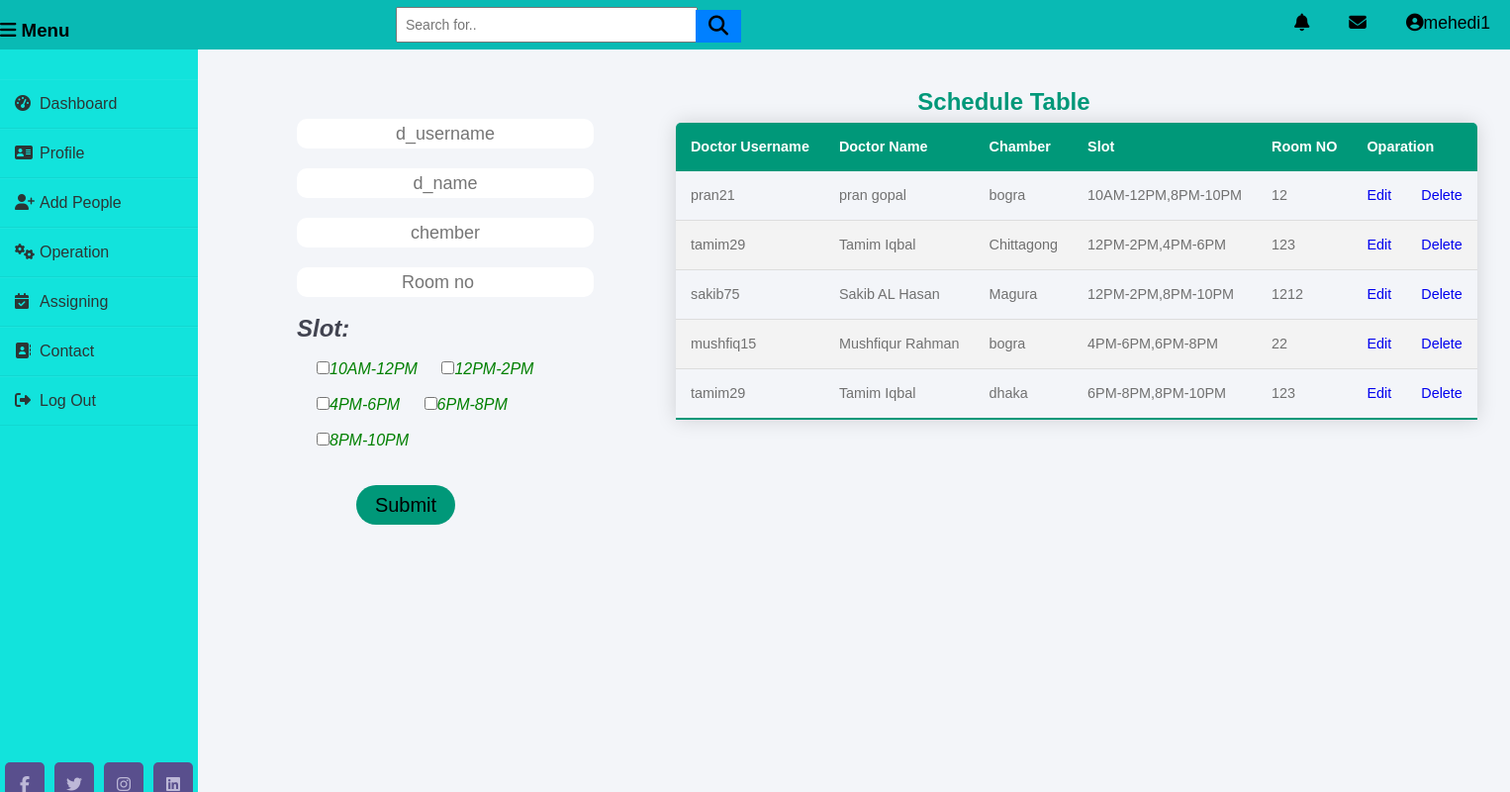
The app's page /all_portal/admin/schedule.php (signed in) with its own data.
### tables this page shows
CREATE TABLE `schedule` (
  `d_username` varchar(100) NOT NULL,
  `d_name` varchar(50) NOT NULL,
  `chember` varchar(500) NOT NULL,
  `slot` varchar(100) NOT NULL,
  `room` int(100) NOT NULL
);

### control/db.php (called while the page is built, shortened)
<?php
	class db{
function All($conn,$table){
	 		$result = $conn->query("SELECT * FROM ". $table." ");
		 	return $result;
	 	}
	}
?>

### all_portal/admin/schedule.php (the view, shortened to what this page needs)
<?php
    include('../../control/db.php');
?>
<?php
    $connection = new db();
    $conobj=$connection->OpenCon();
    $userQuery = "";
    if(isset($_POST['search'])){
        $searchFor =$_POST['searchText'];
        $userQuery=$connection->Search($conobj,"schedule",$searchFor);
    }
    else{
            $userQuery=$connection->All($conobj,"schedule");
        }
    if($userQuery->num_rows > 0){
?>
<?php
$d_username = $_GET["u_name"];
            $d_name =$_GET["nm"];
?>
<!DOCTYPE html>
<head>
    <link rel="stylesheet" href="styles.css">
    <link rel="stylesheet" href="table-style.css">
    <link rel="stylesheet" href="dashboard.css">
</head>
<body>
    <form action="" method="post" action="scheduleControl.php">
    <div class="wrapper">
        <div class="sidebar">
            <ul>
                <li><a href="admin_index.php"><i class="fas fa-tachometer-alt"></i>Dashboard</a></li>
                <li><a href="profile.php?profile"><i class="fas fa-address-card"></i>Profile</a></li>
                <li><a href=""><i class="fas fa-user-plus"></i>Add People</a>
                </li>
                <li><a href="#"><i class="fas fa-cogs"></i>Operation</a>
                </li>
                <li><a href="#"><i class="fas fa-calendar-check"></i>Assigning</a>
                </li>
                <li><a href="#"><i class="fas fa-address-book"></i>Contact</a></li>
                <li><a href="../../control/logout.php"><i class="fas fa-sign-out-alt"></i>Log Out</a></li>
            </ul>
            <div class="social_media">
                <a href="https://web.facebook.com/?_rdc=1&_rdr"><i class="fab fa-facebook-f"></i></a>
                <a href="https://twitter.com/explore"><i class="fab fa-twitter"></i></a>
                <a href="https://www.instagram.com/?hl=bn"><i class="fab fa-instagram"></i></a>
                <a href="https://bd.linkedin.com/"><i class="fab fa-linkedin"></i></a>
            </div>
        </div>
        <div class="main_content">
		<div id="schedule">
		<form name="myform" method="POST" onsubmit="return form_validation()" action="" >
           <input type="text" name="d_username" id="d_username" value="<?php echo $d_username; ?>" placeholder="d_username"><br><span id="username_msg"></span>
            <input type="text" name="d_name" id="d_name" value="<?php echo $d_name; ?>" placeholder="d_name"><span id="name_msg"></span><br>
            <input type="text" name="chember" id="chember" placeholder="chember"><br><span id="chember_msg"></span>
            <input type="number" name="room" id="room" placeholder="Room no"><br><span id="room_msg"></span><br
            <h1><?php  ?></h1>
<h3>Slot:</h3><br>
          <i id="slt"> <input type="checkbox"  name="slot[]" id="slot" value="10AM-12PM">10AM-12PM</i>
            <i id="slt"><input type="checkbox"  name="slot[]" id="slot" value="12PM-2PM">12PM-2PM<br><br></i>
            <i id="slt"><input type="checkbox"  name="slot[]" id="slot" value="4PM-6PM">4PM-6PM</i>
            <i id="slt"><input type="checkbox"  name="slot[]" id="slot" value="6PM-8PM">6PM-8PM<br><br></i>
            <i id="slt"><input type="checkbox"  name="slot[]" id="slot" value="8PM-10PM">8PM-10PM<br><br></i><br><span id="chember_msg"></span>
            <input type="submit" name="submit" id="submit" value="Submit" >
              </form>
        </div>
            <div class="info">
                    <div class="admin-table" >
                        <div  class="tile1"><h2 >Schedule Table  </h2> </div>
                       <div class="full-table">
                        <table class="content-table">
                            <thead>
                                <tr>
                                    <th>Doctor Username</th>
                                    <th>Doctor Name</th>
                                    <th>Chamber</th>
                                    <th>Slot</th>
                                    <th>Room NO</th>
                                    <th colspan="3">Oparation</th>
                                </tr>
                            </thead>
                        <?php
                                while($row = mysqli_fetch_assoc($userQuery)){
                                    echo "<tr>
                                            <td>". $row["d_username"]. " </td>
                                            <td>". $row["d_name"]. " </td>
                                            <td>". $row["chember"]. " </td>
                                            <td>". $row["slot"]. " </td>
                                            <td>". $row["room"]. " </td>
                                            <td><a href='?d_username=$row[d_username] & d_name=$row[d_name] '>Edit</a></td>
                                            <td><a href='?d_name=$row[d_username]' onclick='return checkdelete()'>Delete</a></td>
                                        </tr>";
                                }
                            }
                            else{
                                echo "No  record Found";
                            }
                            ?>
                        </table>
                    </div>
                    </div>
                    </div>
                </div>
                <div class="Header">
            <h3><i class="fas fa-bars"></i> Menu</h3>
            <div class="search">
                <input type="text" name="searchText" placeholder="Search for..">
                <button type="Submit" name="search" value=""><i class="fas fa-search"></i></button>
            </div>
            <div class="header">
                <ul>
                    <li><a href=""><i class="fas fa-bell"></i></a></li>
                    <li><a href="https://www.google.com/intl/bn/gmail/about/"><i class="fas fa-envelope"></i></a></li>
                    <li>
                        <a href=""><i class="fas fa-user-circle"></i><?php echo $_SESSION["username"];?></a>
                    </li>
                </ul>
            </div>
        </div>
    <br clear="all">
            </div>
</body>
</html>

### all_portal/admin/styles.css (style rules this page uses)
* { margin: 0; padding: 0; box-sizing: border-box; list-style: none; text-decoration: none; font-family: 'Josefin Sans', sans-serif; }
body { background-color: #f3f5f9; //main background }
.wrapper { display: flex; position: relative; }
.wrapper .sidebar { width: 200px; height: 95%; background: #12e3dc; padding: 30px 0px; position: fixed; top: 50px; float:left; }
.wrapper .Header { width: 100%; height: 30px; background: #09BAB4; padding: 30px 0px; position: fixed; top: -10px; }
.wrapper .sidebar ul { list-style:none; margin:0; }
.wrapper .sidebar ul li { padding: 15px; position:relative; border-bottom: 1px solid #bdb8d7; border-bottom: 1px solid rgba(0,0,0,0.05); border-top: 1px solid rgba(255,255,255,0.05); }
.wrapper .sidebar ul li a { color: #2c3635; display: block; }
.wrapper .sidebar ul li a .fas { width: 25px; }
.wrapper .sidebar .social_media { position: absolute; bottom: 0; left: 50%; transform: translateX(-50%); display: flex; }
.wrapper .sidebar .social_media a { display: block; width: 40px; background: #594f8d; height: 40px; line-height: 45px; text-align: center; margin: 0 5px; color: #bdb8d7; border-top-left-radius: 5px; border-top-right-radius: 5px; }
.wrapper .main_content { width: 100%; margin-left: 200px; }
.wrapper .main_content .info { margin: 20px; color: #717171; line-height: 25px; }
.wrapper .main_content .info div { margin-bottom: 20px; }
.search input { position: fixed; left: 400px; top: -3px; font-size: 14px; width: 20%; display:block; margin: 10px auto; padding: 8px; }
.search button { background-color: #0080ff; width: 3%; height: 33px; color: black; position: relative; left: 703px; top: -32px; border: none; font-size: 20px; }
.main_content #schedule { float:left; width: 400px;; height: auto; position:absolute; top:100px; left:300px; background-color:white-space; }
.admin-table { width:100%; float:left; position:relative; top:500px; left:35%; }
#d_username { width: 300px; height: 30px; margin-top:20px; border: 3px; border-radius:10px; text-align: center; font-size: 18px; }
#d_name { width: 300px; height: 30px; margin-top:20px; border: 3px; border-radius:10px; text-align: center; font-size: 18px; }
#chember { width: 300px; height: 30px; margin-top:20px; border: 3px; border-radius:10px; text-align: center; font-size: 18px; }
#room { width: 300px; height: 30px; margin-top:20px; border: 3px; border-radius:10px; text-align: center; font-size: 18px; }
#slt { color:green; margin-left:20px; }
#schedule h3 { font-size:24px; font-style:italic; color:#424451; }
#submit { border: none; border-radius:24px; margin-left:60px; height:40px; width: 100px; font-size: 20px; margin-bottom: 50px; background:#009879; }
.tile1 h2 { text-align:left; margin-left:20%; }

### all_portal/admin/table-style.css (style rules this page uses)
* { font-family: sans-serif; }
.admin-table { margin:0; position:relative; top:70px; }
.tile1 { margin:0; position:center; text-align: center; color: #009879; top:10%; left: 20%; }
.full-table { margin:0; position:absolute; top:20%; left:1%; }
.content-table { border-collapse: collapse; margin: 25px 0; font-size: 0.9em; min-width: 400px; border-radius: 5px 5px 0 0; overflow: hidden; box-shadow: 0 0 20px rgba(0, 0, 0, 0.15); }
.content-table thead tr { background-color: #009879; color: #ffffff; text-align: left; font-weight: bold; }
.content-table th, .content-table td { padding: 12px 15px; }
.content-table tbody tr { border-bottom: 1px solid #dddddd; }
.content-table tbody tr:nth-of-type(even) { background-color: #f3f3f3; }
.content-table tbody tr:last-of-type { border-bottom: 2px solid #009879; }

### all_portal/admin/dashboard.css (style rules this page uses)
.wrapper .Header .header * { color: black; }
.wrapper .Header .header ul { position: relative; top: -77px; float: right; padding: 0px; list-style: none; }
.wrapper .Header .header ul li { float: left; position: relative; }
.wrapper .Header .header ul li a { display: block; padding: 15px 20px; font-size: 1.1em; text-decoration: none; }

### records on screen
schedule: d_username "pran21", d_name "pran gopal", chember "bogra", slot "10AM-12PM,8PM-10PM", room "12"
schedule: d_username "tamim29", d_name "Tamim Iqbal", chember "Chittagong", slot "12PM-2PM,4PM-6PM", room "123"
schedule: d_username "sakib75", d_name "Sakib AL Hasan", chember "Magura", slot "12PM-2PM,8PM-10PM", room "1212"
schedule: d_username "mushfiq15", d_name "Mushfiqur Rahman", chember "bogra", slot "4PM-6PM,6PM-8PM", room "22"
schedule: d_username "tamim29", d_name "Tamim Iqbal", chember "dhaka", slot "6PM-8PM,8PM-10PM", room "123"

### other values on screen
$_SESSION["username"] "mehedi1"
